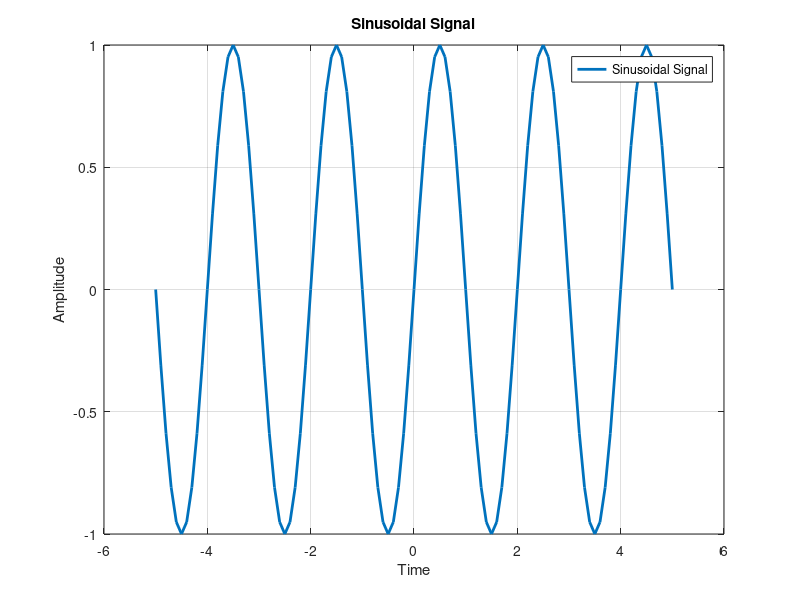

Recreate this plot in MATLAB.
clc 
clear all
tmin = -5;
td =0.1;
tmax =5;
t=tmin:td:tmax;
T=2;
f=1/T;
x =sin(2*pi*f*t);
plot(t,x, 'LineWidth', 2);
title('Sinusoidal Signal');
xlabel('Time'); 
ylabel('Amplitude');
grid on;

legend('Sinusoidal Signal');
